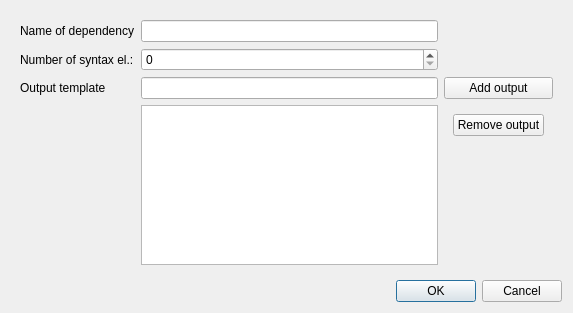
<?xml version="1.0" encoding="UTF-8"?>
<ui version="4.0">
 <class>newDepTemplateDialog</class>
 <widget class="QDialog" name="newDepTemplateDialog">
  <property name="geometry">
   <rect>
    <x>0</x>
    <y>0</y>
    <width>573</width>
    <height>313</height>
   </rect>
  </property>
  <property name="contextMenuPolicy">
   <enum>Qt::DefaultContextMenu</enum>
  </property>
  <property name="windowTitle">
   <string>New Dependency Template</string>
  </property>
  <layout class="QVBoxLayout" name="verticalLayout">
   <item>
    <widget class="QWidget" name="widget" native="true">
     <layout class="QGridLayout" name="gridLayout_2">
      <item row="0" column="1">
       <widget class="QLineEdit" name="depName"/>
      </item>
      <item row="1" column="1">
       <widget class="QSpinBox" name="entityNumber"/>
      </item>
      <item row="2" column="1">
       <widget class="QLineEdit" name="tmpTemplate"/>
      </item>
      <item row="3" column="1">
       <widget class="QListWidget" name="outputList"/>
      </item>
      <item row="2" column="2">
       <widget class="QPushButton" name="addTempButton">
        <property name="text">
         <string>Add output</string>
        </property>
       </widget>
      </item>
      <item row="0" column="0">
       <widget class="QLabel" name="nameLabel">
        <property name="text">
         <string>Name of dependency</string>
        </property>
       </widget>
      </item>
      <item row="1" column="0">
       <widget class="QLabel" name="label_3">
        <property name="text">
         <string>Number of syntax el.:</string>
        </property>
       </widget>
      </item>
      <item row="2" column="0">
       <widget class="QLabel" name="label_4">
        <property name="text">
         <string>Output template</string>
        </property>
       </widget>
      </item>
      <item row="3" column="2">
       <widget class="QWidget" name="widget_2" native="true">
        <layout class="QVBoxLayout" name="verticalLayout_2">
         <item>
          <widget class="QPushButton" name="removeTemplateButton">
           <property name="text">
            <string>Remove output</string>
           </property>
          </widget>
         </item>
         <item>
          <spacer name="verticalSpacer">
           <property name="orientation">
            <enum>Qt::Vertical</enum>
           </property>
           <property name="sizeHint" stdset="0">
            <size>
             <width>20</width>
             <height>40</height>
            </size>
           </property>
          </spacer>
         </item>
        </layout>
       </widget>
      </item>
      <item row="3" column="0">
       <widget class="QLabel" name="label">
        <property name="text">
         <string/>
        </property>
       </widget>
      </item>
     </layout>
    </widget>
   </item>
   <item>
    <widget class="QDialogButtonBox" name="buttonBox">
     <property name="orientation">
      <enum>Qt::Horizontal</enum>
     </property>
     <property name="standardButtons">
      <set>QDialogButtonBox::Cancel|QDialogButtonBox::Ok</set>
     </property>
    </widget>
   </item>
  </layout>
 </widget>
 <resources/>
 <connections>
  <connection>
   <sender>buttonBox</sender>
   <signal>accepted()</signal>
   <receiver>newDepTemplateDialog</receiver>
   <slot>accept()</slot>
   <hints>
    <hint type="sourcelabel">
     <x>248</x>
     <y>254</y>
    </hint>
    <hint type="destinationlabel">
     <x>157</x>
     <y>274</y>
    </hint>
   </hints>
  </connection>
  <connection>
   <sender>buttonBox</sender>
   <signal>rejected()</signal>
   <receiver>newDepTemplateDialog</receiver>
   <slot>reject()</slot>
   <hints>
    <hint type="sourcelabel">
     <x>316</x>
     <y>260</y>
    </hint>
    <hint type="destinationlabel">
     <x>286</x>
     <y>274</y>
    </hint>
   </hints>
  </connection>
 </connections>
</ui>
